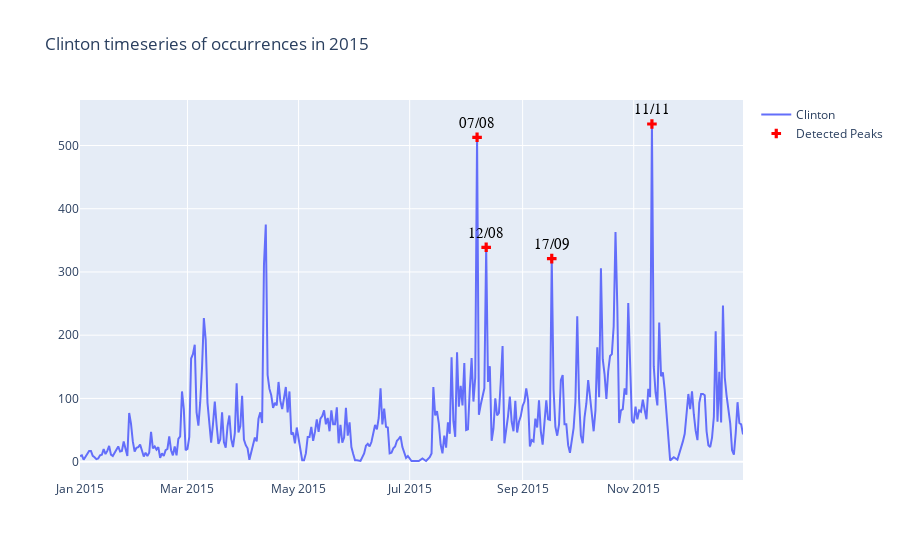

This figure's notebook cell:
### Markdown cell above
#### Clinton

### Code cell
Clinton_2015 = plot_year_timeseries(Clinton_dates_by_day, 'Clinton', '2015',["2015-08-07","2015-08-12","2015-09-17","2015-11-11"])

### Figure 1 — Plotly figure (JSON) as saved in the notebook; plotly's stock layout.template omitted (floating-point values rounded to 4 significant figures; data arrays with more than 128 entries replaced by an {"elided": "..."} marker saying what was removed)
{"data": [{"mode": "lines", "name": "Clinton", "type": "scatter", "x": {"elided": "352 str values"}, "y": {"elided": "352 int values"}}, {"marker": {"color": "red", "size": 8, "symbol": "cross"}, "mode": "markers+text", "name": "Detected Peaks", "text": ["07/08", "12/08", "17/09", "11/11"], "textfont": {"color": "black", "family": "Arial, sans-serif", "size": 15}, "textposition": "top center", "type": "scatter", "x": ["2015-08-07", "2015-08-12", "2015-09-17", "2015-11-11"], "y": [513, 339, 321, 534]}], "layout": {"title": {"text": "Clinton timeseries of occurrences in 2015"}}}
